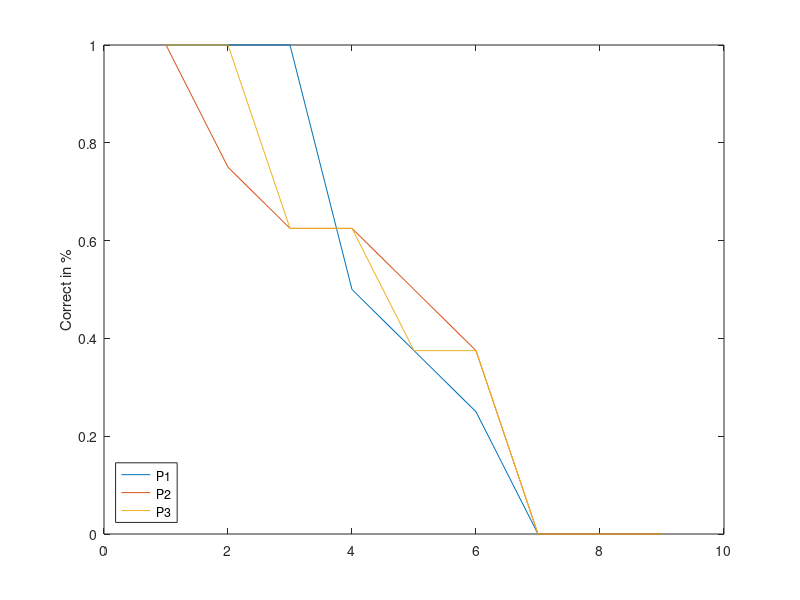

Reproduce this figure in MATLAB. (Note: this script raises an error after producing the figure.)
close all
clear all

%% input data

x1=[-1 -1 1 -1 1 -1 -1 1];
x2=[-1 -1 -1 -1 -1 1 -1 -1];
x3=[-1 1 1 -1 -1 1 -1 1];

x = [x1;x2;x3];

figure_number = 0;

%% training of the weights

[num_of_patterns, num_of_elements] = size(x);

w = zeros(num_of_elements);

for p = 1:num_of_patterns
    w = w + x(p,:)'*x(p,:);
end

%w = w-diag(diag(w));

%% testing

% distorted if false, noise added if true
noise_or_dist = false;

correct = zeros(3,num_of_elements);

for noisy_elements = 1:num_of_elements+1
    
    x1d=x(1,:);
    x2d=x(2,:);
    x3d=x(3,:);
    
    index = randperm(num_of_elements, noisy_elements-1);
    
    if noise_or_dist
        x1d(index) = x1d(index) + randn(1,noisy_elements-1);
        x2d(index) = x2d(index) + randn(1,noisy_elements-1);
        x3d(index) = x3d(index) + randn(1,noisy_elements-1);
    else
        x1d(index) = -1*x1d(index);
        x2d(index) = -1*x2d(index);
        x3d(index) = -1*x3d(index);
    end
    xd = [x1d;x2d;x3d];
    
    
    limit = 1000;
    [num_of_patterns, num_of_elements] = size(xd);
    
    for p = 1:num_of_patterns
        converged = 0;
        epoch = 0;
        
        while converged == 0 && epoch<limit
            epoch = epoch + 1;
            xd_update = sign(w*xd(p,:)')';
            %         xd_update = sign(w*x(p,:)')';
            check = (xd_update == xd(p,:));
            %         check = (xd_update == x(p,:));
            if sum(check)==numel(check)
                converged = 1;
            else
                xd(p,:) = xd_update;
                %             x(p,:) = xd_update;
            end
        end
    end
    
    correct(:,noisy_elements) = (sum(xd==x,2)/num_of_elements)';
     
end

figure_number = figure_number +1;
figure(figure_number)
for i=1:3
    plot(1:1:9,correct(i,:));
    hold on
end
legend('P1','P2','P3', 'Location', 'southwest')
ylabel('Correct in %')
ylim([0,1]);
x_label = 0:0.125:1;
xticklabels(num2str(x_label(:)))
if noise_or_dist
    xlabel('Noise in % on elements');
    title('Accuracy of restored pattterns depending on the noise')
else
    xlabel('Distortion in % on elements');
    title('Accuracy of restored pattterns depending on the distortion')
end